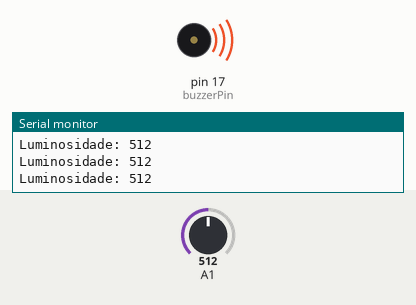
This sketch was run on a simulated Arduino Uno, built with avr-gcc and run on an emulated ATmega328P. On the bench: buzzer (waves = sounding), the last lines printed to the serial monitor. The inputs (shaded band) are chosen by the test bench; at power-on: A1 = 512.

Above: at 1.2 s.
1.3 s: A1 set to 106
At 2.4 s:
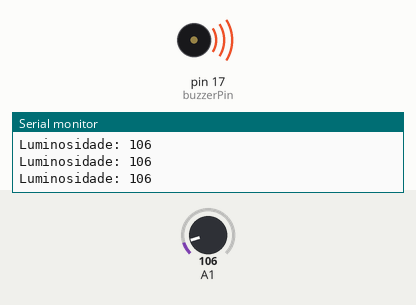
4.3 s: A1 set to 93
At 5.4 s:
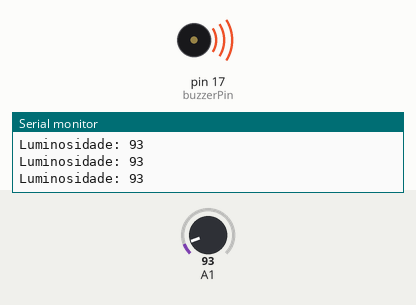
Timing chart, 0 to 7.3 s (numbered marks = the images above; inputs shaded):
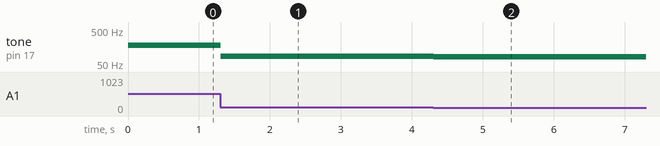

The sketch:

theremin.ino
```cpp
/*
  RGB

  Acende o LED RGB em difentes cores. Cada botão define uma cor.

Autor: Fabio Souza
Data: 01/09/2023
*/

//mapeamento de pinos
#define LED_VERMELHO 14   // Pino do LED Vermelho
#define LED_VERDE 13      // Pino do LED Verde
#define LED_AZUL 12       // Pino do LED Azul
#define BOTAO_1 7         // Pino do Botão 1
#define BOTAO_2 6         // Pino do Botão 2
#define BOTAO_3 5         // Pino do Botão 3
#define BOTAO_4 4         // Pino do Botão 4
#define BOTAO_5 3         // Pino do Botão 5
#define BOTAO_6 2         // Pino do Botão 6
#define BUZZER 17         // Pino do Buzzer
#define DHT11 15          // Pino do DHT11
#define LDR 1             // Pino do LDR
#define OLED_SDA 8        // Pino SDA do OLED
#define OLED_SCL 9        // Pino SCL do OLED

//mapeamento de botões
#define BT_UP BOTAO_1     // Botão UP - botão 1
#define BT_DOWN BOTAO_4   // Botão DOWN - botão 4
#define BT_LEFT BOTAO_2   // Botão LEFT - botão 2
#define BT_RIGHT BOTAO_3  // Botão RIGHT - botão 3
#define BT_A BOTAO_6      // Botão A - botão 6
#define BT_B BOTAO_5      // Botão B - botão 5

const int ldrPin = LDR;     // Pino do LDR
const int buzzerPin = BUZZER;  // Pino do Buzzer

void setup() {
  pinMode(buzzerPin, OUTPUT); // Configura o pino do Buzzer como saída
  Serial.begin(9600);        // Inicializa a comunicação serial
}

void loop() {
  int lightLevel = analogRead(ldrPin); // Lê o valor do LDR

  // Mapeia o valor da luminosidade para uma faixa de frequência
  int frequency = map(lightLevel, 0, 8191, 60 , 2000);

  // Gera um som no Buzzer com a frequência calculada
  tone(buzzerPin, frequency);

  // Exibe o valor da luminosidade no monitor serial
  Serial.print("Luminosidade: ");
  Serial.println(lightLevel);

  delay(10); // Pequeno atraso
}
```

Measured:
- after the input at 1.3 s, tone on pin 17 (buzzerPin): 181 Hz → 85 Hz at once
- after the input at 4.3 s, tone on pin 17 (buzzerPin): 85 Hz → 82 Hz at once
